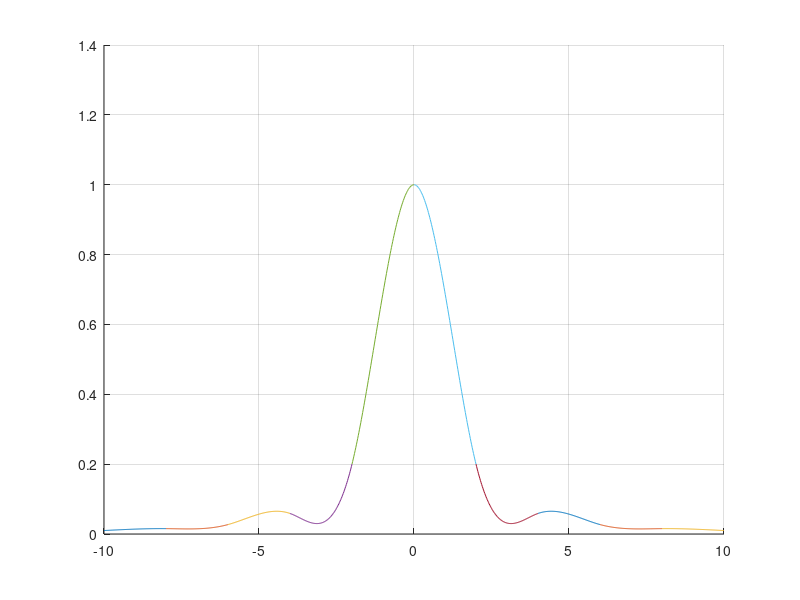

The MATLAB source for this figure:
A = -10
B = 10
H = 2
F = @(t) 1/(t^2+1) %runge function
X = (A:H:B)'
Y = arrayfun(F,X)

function [a,b,c,d] = scubic(x,y)
    n = length(x);
    h = zeros(n-1,1);
    for j = 1:n-1
        h(j) = x(j+1) - x(j);
    end

    H = zeros(n);
    H(1,1)= 1;
    H(n,n) = 1;

    for i = 2:n-1
        H(i,i-1) = h(i-1);
        H(i,i) = 2*(h(i-1)+h(i));
        H(i,i+1) = h(i);
    end

    B = zeros(n,1);

    for i = 2:n-1
        B(i) = (3/h(i))*(y(i+1)-y(i)) - (3/h(i-1))*(y(i)-y(i-1));
    end

    b = H\B;

    c = zeros(n-1,1);
    for i = 1:n-1
        c(i) = (1/h(i))*(y(i+1)-y(i)) - (1/3*h(i))*(2*b(i)+b(i+1));
    end

    a = zeros(n-1,1);
    for i = 1:n-1
        a(i) = (1/(3*h(i))) * (b(i+1)-b(i));
    end
    d = y

end

%plotting all at one graph
[a,b,c,d] = scubic(X,Y)
grid on
hold on
for i = 1:length(X)-1
    Fs = @(x) d(i) + c(i).*(x-X(i)) + b(i).*(x-X(i)).^2 + a(i).*(x-X(i)).^3
    Xs = linspace(X(i),X(i+1))
    plot(Xs,Fs(Xs))
end
